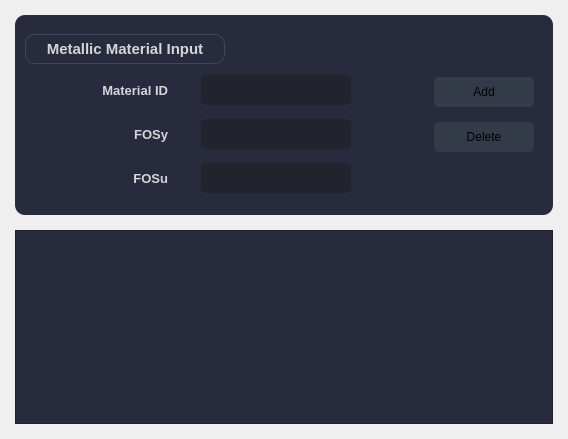
            <widget class="QWidget" name="Metallic_Widget">
             <layout class="QVBoxLayout" name="verticalLayout_20">
              <property name="spacing">
               <number>15</number>
              </property>
              <property name="leftMargin">
               <number>15</number>
              </property>
              <property name="topMargin">
               <number>15</number>
              </property>
              <property name="rightMargin">
               <number>15</number>
              </property>
              <property name="bottomMargin">
               <number>15</number>
              </property>
              <item>
               <widget class="QFrame" name="Metallic_Input_Frame">
                <property name="maximumSize">
                 <size>
                  <width>16777215</width>
                  <height>200</height>
                 </size>
                </property>
                <property name="styleSheet">
                 <string notr="true">background-color: rgb(40, 42, 62);
border-radius:10px;</string>
                </property>
                <property name="frameShape">
                 <enum>QFrame::StyledPanel</enum>
                </property>
                <property name="frameShadow">
                 <enum>QFrame::Raised</enum>
                </property>
                <layout class="QHBoxLayout" name="horizontalLayout_27">
                 <property name="spacing">
                  <number>10</number>
                 </property>
                 <property name="leftMargin">
                  <number>10</number>
                 </property>
                 <property name="topMargin">
                  <number>10</number>
                 </property>
                 <property name="rightMargin">
                  <number>10</number>
                 </property>
                 <property name="bottomMargin">
                  <number>10</number>
                 </property>
                 <item>
                  <widget class="QFrame" name="Metallic_Input_Frame2">
                   <property name="frameShape">
                    <enum>QFrame::StyledPanel</enum>
                   </property>
                   <property name="frameShadow">
                    <enum>QFrame::Raised</enum>
                   </property>
                   <layout class="QHBoxLayout" name="horizontalLayout_31">
                    <property name="spacing">
                     <number>0</number>
                    </property>
                    <property name="leftMargin">
                     <number>0</number>
                    </property>
                    <property name="topMargin">
                     <number>0</number>
                    </property>
                    <property name="rightMargin">
                     <number>0</number>
                    </property>
                    <property name="bottomMargin">
                     <number>0</number>
                    </property>
                    <item>
                     <widget class="QFrame" name="Metallic_Input_Frame3">
                      <property name="minimumSize">
                       <size>
                        <width>400</width>
                        <height>0</height>
                       </size>
                      </property>
                      <property name="maximumSize">
                       <size>
                        <width>400</width>
                        <height>16777215</height>
                       </size>
                      </property>
                      <property name="frameShape">
                       <enum>QFrame::StyledPanel</enum>
                      </property>
                      <property name="frameShadow">
                       <enum>QFrame::Raised</enum>
                      </property>
                      <layout class="QVBoxLayout" name="verticalLayout_21">
                       <property name="leftMargin">
                        <number>0</number>
                       </property>
                       <property name="bottomMargin">
                        <number>9</number>
                       </property>
                       <item>
                        <widget class="QLabel" name="Comp_Facing_Label_2">
                         <property name="minimumSize">
                          <size>
                           <width>18</width>
                           <height>30</height>
                          </size>
                         </property>
                         <property name="maximumSize">
                          <size>
                           <width>200</width>
                           <height>30</height>
                          </size>
                         </property>
                         <property name="font">
                          <font>
                           <family>Segoe UI</family>
                           <pointsize>11</pointsize>
                           <weight>75</weight>
                           <bold>true</bold>
                           <underline>false</underline>
                          </font>
                         </property>
                         <property name="styleSheet">
                          <string notr="true">color: rgb(214, 214, 214);
border:1px solid rgb(64, 71, 88);</string>
                         </property>
                         <property name="frameShape">
                          <enum>QFrame::NoFrame</enum>
                         </property>
                         <property name="frameShadow">
                          <enum>QFrame::Plain</enum>
                         </property>
                         <property name="lineWidth">
                          <number>1</number>
                         </property>
                         <property name="midLineWidth">
                          <number>0</number>
                         </property>
                         <property name="text">
                          <string>Metallic Material Input</string>
                         </property>
                         <property name="alignment">
                          <set>Qt::AlignCenter</set>
                         </property>
                         <property name="margin">
                          <number>0</number>
                         </property>
                         <property name="indent">
                          <number>0</number>
                         </property>
                        </widget>
                       </item>
                       <item>
                        <widget class="QFrame" name="Metallic_MatID_Frame">
                         <property name="minimumSize">
                          <size>
                           <width>0</width>
                           <height>40</height>
                          </size>
                         </property>
                         <property name="maximumSize">
                          <size>
                           <width>400</width>
                           <height>40</height>
                          </size>
                         </property>
                         <property name="styleSheet">
                          <string notr="true">color: rgb(214, 214, 214);</string>
                         </property>
                         <property name="frameShape">
                          <enum>QFrame::StyledPanel</enum>
                         </property>
                         <property name="frameShadow">
                          <enum>QFrame::Raised</enum>
                         </property>
                         <layout class="QHBoxLayout" name="horizontalLayout_28">
                          <property name="spacing">
                           <number>10</number>
                          </property>
                          <property name="leftMargin">
                           <number>40</number>
                          </property>
                          <property name="topMargin">
                           <number>0</number>
                          </property>
                          <property name="rightMargin">
                           <number>40</number>
                          </property>
                          <property name="bottomMargin">
                           <number>0</number>
                          </property>
                          <item>
                           <widget class="QLabel" name="Metallic_MatID_Label">
                            <property name="minimumSize">
                             <size>
                              <width>50</width>
                              <height>0</height>
                             </size>
                            </property>
                            <property name="maximumSize">
                             <size>
                              <width>80</width>
                              <height>16777215</height>
                             </size>
                            </property>
                            <property name="font">
                             <font>
                              <family>Segoe UI</family>
                              <pointsize>10</pointsize>
                              <weight>75</weight>
                              <bold>true</bold>
                             </font>
                            </property>
                            <property name="text">
                             <string>Material ID</string>
                            </property>
                            <property name="alignment">
                             <set>Qt::AlignRight|Qt::AlignTrailing|Qt::AlignVCenter</set>
                            </property>
                           </widget>
                          </item>
                          <item>
                           <widget class="QLineEdit" name="Metallic_MatID_LineEdit">
                            <property name="minimumSize">
                             <size>
                              <width>150</width>
                              <height>30</height>
                             </size>
                            </property>
                            <property name="maximumSize">
                             <size>
                              <width>150</width>
                              <height>30</height>
                             </size>
                            </property>
                            <property name="font">
                             <font>
                              <family>Segoe UI</family>
                              <pointsize>9</pointsize>
                             </font>
                            </property>
                            <property name="styleSheet">
                             <string notr="true">QLineEdit {
	background-color: rgb(35, 35, 45);
	border-radius: 5px;
	border: 2px solid rgb(35, 35, 45);
	padding-left: 10px;
}
QLineEdit:hover {
	border: 2px solid rgb(64, 71, 88);
}
QLineEdit:focus {
	border: 2px solid rgb(91, 101, 124);
}</string>
                            </property>
                           </widget>
                          </item>
                         </layout>
                        </widget>
                       </item>
                       <item>
                        <widget class="QFrame" name="Metallic_FOSy_Frame">
                         <property name="minimumSize">
                          <size>
                           <width>0</width>
                           <height>40</height>
                          </size>
                         </property>
                         <property name="maximumSize">
                          <size>
                           <width>400</width>
                           <height>40</height>
                          </size>
                         </property>
                         <property name="frameShape">
                          <enum>QFrame::StyledPanel</enum>
                         </property>
                         <property name="frameShadow">
                          <enum>QFrame::Raised</enum>
                         </property>
                         <layout class="QHBoxLayout" name="horizontalLayout_29">
                          <property name="spacing">
                           <number>10</number>
                          </property>
                          <property name="leftMargin">
                           <number>40</number>
                          </property>
                          <property name="topMargin">
                           <number>0</number>
                          </property>
                          <property name="rightMargin">
                           <number>40</number>
                          </property>
                          <property name="bottomMargin">
                           <number>0</number>
                          </property>
                          <item>
                           <widget class="QLabel" name="Metallic_FOSy_Label">
                            <property name="minimumSize">
                             <size>
                              <width>80</width>
                              <height>0</height>
                             </size>
                            </property>
                            <property name="maximumSize">
                             <size>
                              <width>50</width>
                              <height>16777215</height>
                             </size>
                            </property>
                            <property name="font">
                             <font>
                              <family>Segoe UI</family>
                              <pointsize>10</pointsize>
                              <weight>75</weight>
                              <bold>true</bold>
                             </font>
                            </property>
                            <property name="styleSheet">
                             <string notr="true">color: rgb(214, 214, 214);</string>
                            </property>
                            <property name="text">
                             <string>FOSy</string>
                            </property>
                            <property name="alignment">
                             <set>Qt::AlignRight|Qt::AlignTrailing|Qt::AlignVCenter</set>
                            </property>
                           </widget>
                          </item>
                          <item>
                           <widget class="QLineEdit" name="Metallic_FOSy_LineEdit">
                            <property name="minimumSize">
                             <size>
                              <width>150</width>
                              <height>30</height>
                             </size>
                            </property>
                            <property name="maximumSize">
                             <size>
                              <width>150</width>
                              <height>30</height>
                             </size>
                            </property>
                            <property name="font">
                             <font>
                              <family>Segoe UI</family>
                              <pointsize>9</pointsize>
                             </font>
                            </property>
                            <property name="styleSheet">
                             <string notr="true">QLineEdit {
	background-color: rgb(35, 35, 45);
	border-radius: 5px;
	border: 2px solid rgb(35, 35, 45);
	padding-left: 10px;
}
QLineEdit:hover {
	border: 2px solid rgb(64, 71, 88);
}
QLineEdit:focus {
	border: 2px solid rgb(91, 101, 124);
}</string>
                            </property>
                           </widget>
                          </item>
                         </layout>
                        </widget>
                       </item>
                       <item>
                        <widget class="QFrame" name="Metallic_FOSu_Frame">
                         <property name="minimumSize">
                          <size>
                           <width>0</width>
                           <height>40</height>
                          </size>
                         </property>
                         <property name="maximumSize">
                          <size>
                           <width>400</width>
                           <height>40</height>
                          </size>
                         </property>
                         <property name="frameShape">
                          <enum>QFrame::StyledPanel</enum>
                         </property>
                         <property name="frameShadow">
                          <enum>QFrame::Raised</enum>
                         </property>
                         <layout class="QHBoxLayout" name="horizontalLayout_30">
                          <property name="spacing">
                           <number>10</number>
                          </property>
                          <property name="leftMargin">
                           <number>40</number>
                          </property>
                          <property name="topMargin">
                           <number>0</number>
                          </property>
                          <property name="rightMargin">
                           <number>40</number>
                          </property>
                          <property name="bottomMargin">
                           <number>0</number>
                          </property>
                          <item>
                           <widget class="QLabel" name="Metallic_FOSu_Label">
                            <property name="minimumSize">
                             <size>
                              <width>80</width>
                              <height>0</height>
                             </size>
                            </property>
                            <property name="maximumSize">
                             <size>
                              <width>50</width>
                              <height>16777215</height>
                             </size>
                            </property>
                            <property name="font">
                             <font>
                              <family>Segoe UI</family>
                              <pointsize>10</pointsize>
                              <weight>75</weight>
                              <bold>true</bold>
                             </font>
                            </property>
                            <property name="styleSheet">
                             <string notr="true">color: rgb(214, 214, 214);</string>
                            </property>
                            <property name="text">
                             <string>FOSu</string>
                            </property>
                            <property name="alignment">
                             <set>Qt::AlignRight|Qt::AlignTrailing|Qt::AlignVCenter</set>
                            </property>
                           </widget>
                          </item>
                          <item>
                           <widget class="QLineEdit" name="Metallic_FOSu_LineEdit">
                            <property name="minimumSize">
                             <size>
                              <width>150</width>
                              <height>30</height>
                             </size>
                            </property>
                            <property name="maximumSize">
                             <size>
                              <width>150</width>
                              <height>30</height>
                             </size>
                            </property>
                            <property name="font">
                             <font>
                              <family>Segoe UI</family>
                              <pointsize>9</pointsize>
                             </font>
                            </property>
                            <property name="styleSheet">
                             <string notr="true">QLineEdit {
	background-color: rgb(35, 35, 45);
	border-radius: 5px;
	border: 2px solid rgb(35, 35, 45);
	padding-left: 10px;
}
QLineEdit:hover {
	border: 2px solid rgb(64, 71, 88);
}
QLineEdit:focus {
	border: 2px solid rgb(91, 101, 124);
}</string>
                            </property>
                           </widget>
                          </item>
                         </layout>
                        </widget>
                       </item>
                      </layout>
                     </widget>
                    </item>
                    <item alignment="Qt::AlignLeft|Qt::AlignVCenter">
                     <widget class="QFrame" name="Metallic_Btns_Frame">
                      <property name="frameShape">
                       <enum>QFrame::StyledPanel</enum>
                      </property>
                      <property name="frameShadow">
                       <enum>QFrame::Raised</enum>
                      </property>
                      <layout class="QVBoxLayout" name="verticalLayout_22">
                       <property name="spacing">
                        <number>15</number>
                       </property>
                       <item>
                        <widget class="QPushButton" name="Metallic_Add_Btn">
                         <property name="minimumSize">
                          <size>
                           <width>100</width>
                           <height>30</height>
                          </size>
                         </property>
                         <property name="font">
                          <font>
                           <family>Segoe UI</family>
                           <pointsize>9</pointsize>
                          </font>
                         </property>
                         <property name="styleSheet">
                          <string notr="true">QPushButton {
	border: 2px solid rgb(52, 59, 72);
	border-radius: 5px;	
	background-color: rgb(52, 59, 72);
}
QPushButton:hover {
	background-color: rgb(57, 65, 80);
	border: 2px solid rgb(61, 70, 86);
}
QPushButton:pressed {	
	background-color: rgb(217, 4, 41);
	border: 2px solid rgb(43, 50, 61);
}</string>
                         </property>
                         <property name="text">
                          <string>Add</string>
                         </property>
                        </widget>
                       </item>
                       <item>
                        <widget class="QPushButton" name="Metallic_Del_Btn">
                         <property name="minimumSize">
                          <size>
                           <width>100</width>
                           <height>30</height>
                          </size>
                         </property>
                         <property name="font">
                          <font>
                           <family>Segoe UI</family>
                           <pointsize>9</pointsize>
                          </font>
                         </property>
                         <property name="styleSheet">
                          <string notr="true">QPushButton {
	border: 2px solid rgb(52, 59, 72);
	border-radius: 5px;	
	background-color: rgb(52, 59, 72);
}
QPushButton:hover {
	background-color: rgb(57, 65, 80);
	border: 2px solid rgb(61, 70, 86);
}
QPushButton:pressed {	
	background-color: rgb(217, 4, 41);
	border: 2px solid rgb(43, 50, 61);
}</string>
                         </property>
                         <property name="text">
                          <string>Delete</string>
                         </property>
                        </widget>
                       </item>
                      </layout>
                     </widget>
                    </item>
                   </layout>
                  </widget>
                 </item>
                </layout>
               </widget>
              </item>
              <item>
               <widget class="QFrame" name="Metallic_Table_Frame">
                <property name="styleSheet">
                 <string notr="true">background-color: rgb(40, 42, 62);
</string>
                </property>
                <property name="frameShape">
                 <enum>QFrame::StyledPanel</enum>
                </property>
                <property name="frameShadow">
                 <enum>QFrame::Raised</enum>
                </property>
                <layout class="QVBoxLayout" name="verticalLayout_23">
                 <property name="spacing">
                  <number>0</number>
                 </property>
                 <property name="leftMargin">
                  <number>0</number>
                 </property>
                 <property name="topMargin">
                  <number>0</number>
                 </property>
                 <property name="rightMargin">
                  <number>0</number>
                 </property>
                 <property name="bottomMargin">
                  <number>0</number>
                 </property>
                 <item>
                  <widget class="QTableView" name="Metallic_TableView">
                   <property name="frameShape">
                    <enum>QFrame::NoFrame</enum>
                   </property>
                   <property name="frameShadow">
                    <enum>QFrame::Plain</enum>
                   </property>
                   <attribute name="horizontalHeaderVisible">
                    <bool>false</bool>
                   </attribute>
                   <attribute name="horizontalHeaderHighlightSections">
                    <bool>true</bool>
                   </attribute>
                   <attribute name="verticalHeaderVisible">
                    <bool>false</bool>
                   </attribute>
                  </widget>
                 </item>
                </layout>
               </widget>
              </item>
             </layout>
            </widget>
